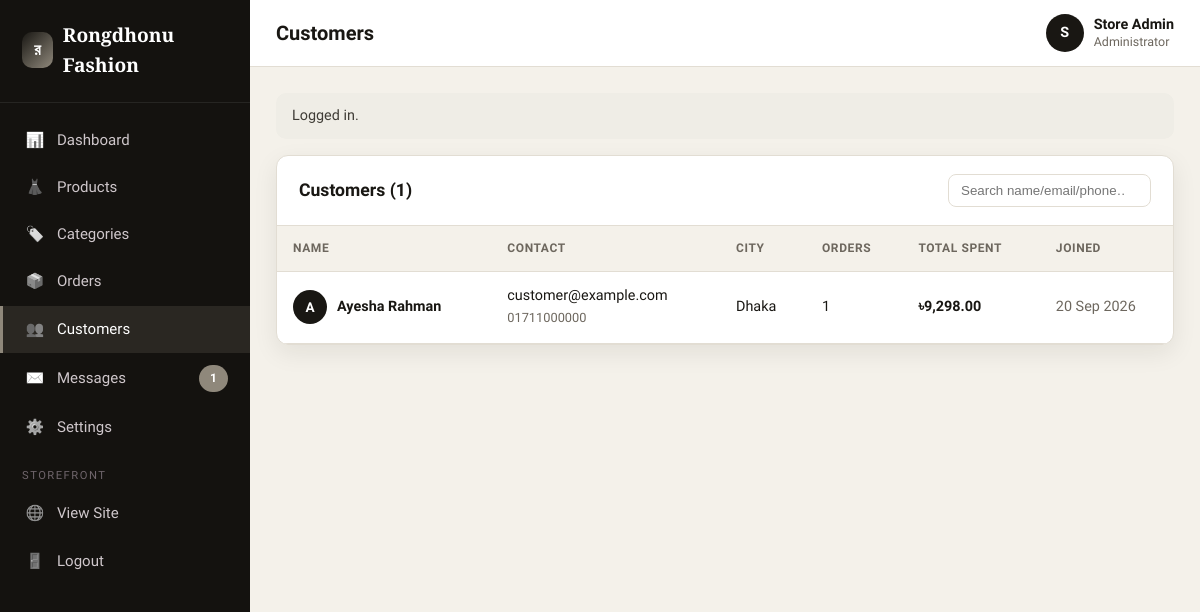
The page /admin/customers.php (signed in) on the database its author committed.
### tables this page shows
CREATE TABLE customers (
  id INT AUTO_INCREMENT PRIMARY KEY,
  name VARCHAR(120) NOT NULL,
  email VARCHAR(160) NOT NULL UNIQUE,
  phone VARCHAR(30) DEFAULT NULL,
  address VARCHAR(255) DEFAULT NULL,
  city VARCHAR(80) DEFAULT NULL,
  password_hash VARCHAR(255) NOT NULL,
  created_at TIMESTAMP DEFAULT CURRENT_TIMESTAMP
);

### config/db.php (called while the page is built, shortened)
<?php
function db(): PDO
{
    static $pdo = null;
    if ($pdo instanceof PDO) {
        return $pdo;
    }
    $dsn = sprintf('mysql:host=%s;dbname=%s;charset=%s', DB_HOST, DB_NAME, DB_CHARSET);
    $options = [
        PDO::ATTR_ERRMODE            => PDO::ERRMODE_EXCEPTION,
        PDO::ATTR_DEFAULT_FETCH_MODE => PDO::FETCH_ASSOC,
        PDO::ATTR_EMULATE_PREPARES   => false,
    ];
    try {
        $pdo = new PDO($dsn, DB_USER, DB_PASS, $options);
    } catch (PDOException $e) {
        http_response_code(500);
        exit('Database connection failed: ' . htmlspecialchars($e->getMessage())
            . ' — Make sure MySQL is running and you imported database/schema.sql.');
    }
    return $pdo;
}

### admin/customers.php (the view, shortened to what this page needs)
<?php
$activeKey = 'customers';
$adminTitle = 'Customers';
require_once __DIR__ . '/includes/header.php';
$q = trim($_GET['q'] ?? '');
$where=''; $params=[];
$stmt = db()->prepare("SELECT c.*, (SELECT COUNT(*) FROM orders o WHERE o.customer_id=c.id) AS orders,
  (SELECT COALESCE(SUM(total),0) FROM orders o WHERE o.customer_id=c.id AND o.status<>'cancelled') AS spent
  FROM customers c $where ORDER BY c.created_at DESC");
$stmt->execute($params);
$customers = $stmt->fetchAll();
?>
<div class="panel">
  <div class="panel-head">
    <h2>Customers (<?= count($customers) ?>)</h2>
    <form method="get"><input type="search" name="q" value="<?= e($q) ?>" placeholder="Search name/email/phone…" style="padding:8px 12px;border:1px solid var(--line);border-radius:8px"></form>
  </div>
  <div style="overflow-x:auto">
  <table class="data">
    <thead><tr><th>Name</th><th>Contact</th><th>City</th><th>Orders</th><th>Total Spent</th><th>Joined</th></tr></thead>
    <tbody>
    <?php foreach ($customers as $c): ?>
      <tr>
        <td data-label="Name"><div style="display:flex;align-items:center;gap:10px"><span class="avatar" style="width:34px;height:34px;font-size:.85rem"><?= e(strtoupper(substr($c['name'],0,1))) ?></span><strong><?= e($c['name']) ?></strong></div></td>
        <td data-label="Contact"><?= e($c['email']) ?><br><span class="muted" style="font-size:.8rem"><?= e($c['phone']) ?></span></td>
        <td data-label="City"><?= e($c['city'] ?? '—') ?></td>
        <td data-label="Orders"><?= (int)$c['orders'] ?></td>
        <td data-label="Total Spent"><strong><?= price($c['spent']) ?></strong></td>
        <td data-label="Joined" class="muted nowrap"><?= e(date('d M Y', strtotime($c['created_at']))) ?></td>
      </tr>
    <?php endforeach; ?>
    </tbody>
  </table>
  </div>
</div>
<?php require_once __DIR__ . '/includes/footer.php'; ?>

### admin/includes/header.php (shortened to what this page needs)
<?php
require_once __DIR__ . '/../../config/db.php';
require_admin();
$admin = current_admin();
$activeKey = $activeKey ?? '';
$adminTitle = $adminTitle ?? 'Dashboard';
$navItems = [
    ['key'=>'dashboard','label'=>'Dashboard','icon'=>'📊','url'=>'index.php'],
    ['key'=>'products','label'=>'Products','icon'=>'👗','url'=>'products.php'],
    ['key'=>'categories','label'=>'Categories','icon'=>'🏷️','url'=>'categories.php'],
    ['key'=>'orders','label'=>'Orders','icon'=>'📦','url'=>'orders.php'],
    ['key'=>'customers','label'=>'Customers','icon'=>'👥','url'=>'customers.php'],
    ['key'=>'messages','label'=>'Messages','icon'=>'✉️','url'=>'messages.php'],
    ['key'=>'settings','label'=>'Settings','icon'=>'⚙️','url'=>'settings.php'],
];
$unread = (int)db()->query('SELECT COUNT(*) FROM contact_messages WHERE is_read=0')->fetchColumn();
?>
<!DOCTYPE html>
<html lang="en">
<head>
<link rel="stylesheet" href="<?= BASE_URL ?>/assets/css/admin.css">
</head>
<body>
<div class="admin-layout">
  <aside class="sidebar" id="sidebar">
    <div class="brand"><span class="logo">র</span> <?= e(SITE_NAME) ?></div>
    <nav class="side-nav">
      <?php foreach ($navItems as $n): ?>
        <a href="<?= BASE_URL ?>/admin/<?= $n['url'] ?>" class="<?= $activeKey===$n['key']?'active':'' ?>">
          <span class="ico"><?= $n['icon'] ?></span> <?= $n['label'] ?>
          <?php if ($n['key']==='messages' && $unread>0): ?><span class="pill pill-cancelled" style="margin-left:auto"><?= $unread ?></span><?php endif; ?>
        </a>
      <?php endforeach; ?>
      <div class="side-label">Storefront</div>
      <a href="<?= BASE_URL ?>/index.php" target="_blank"><span class="ico">🌐</span> View Site</a>
      <a href="<?= BASE_URL ?>/admin/logout.php"><span class="ico">🚪</span> Logout</a>
    </nav>
  </aside>
  <div class="main">
    <div class="topnav">
      <div style="display:flex;align-items:center;gap:14px">
        <h1><?= e($adminTitle) ?></h1>
      </div>
      <div class="user">
        <div class="avatar"><?= e(strtoupper(substr($admin['name'],0,1))) ?></div>
        <div style="line-height:1.2"><strong><?= e($admin['name']) ?></strong><br><span class="muted" style="font-size:.78rem">Administrator</span></div>
      </div>
    </div>
    <div class="content">
    <?php $flash = flash_render(); if ($flash) echo $flash; ?>

### assets/css/admin.css (style rules this page uses)
:root { --crimson:#191713;--crimson-dark:#000000;--gold:#8f887b;--ink:#191713; --muted:#6d675e;--line:#e2ddd3;--soft:#f4f1ea;--sidebar:#14120f;--radius:12px; --shadow:0 8px 24px rgba(25,23,19,.08); }
* { box-sizing:border-box;margin:0;padding:0 }
body { font-family:'Hind Siliguri','Segoe UI',system-ui,Arial,sans-serif;background:var(--soft);color:var(--ink);line-height:1.55 }
a { text-decoration:none;color:inherit }
h1,h2,h3,h4 { line-height:1.25 }
.admin-layout { display:grid;grid-template-columns:250px 1fr;min-height:100vh }
.sidebar { background:var(--sidebar);color:#cfc7cb;padding:20px 0;position:sticky;top:0;height:100vh;overflow-y:auto }
.sidebar .brand { display:flex;align-items:center;gap:10px;padding:0 22px 22px;color:#fff;font-family:'Playfair Display',Georgia,serif;font-size:1.2rem;font-weight:700;border-bottom:1px solid rgba(255,255,255,.08);margin-bottom:14px }
.sidebar .brand .logo { width:36px;height:36px;border-radius:10px;background:linear-gradient(135deg,var(--crimson),var(--gold));display:grid;place-items:center;font-family:'Segoe UI',sans-serif;font-size:1rem }
.side-nav a { display:flex;align-items:center;gap:12px;padding:12px 22px;font-size:.94rem;font-weight:500;border-left:3px solid transparent;transition:.15s }
.side-nav a.active { background:rgba(143,136,123,.18);color:#fff;border-left-color:var(--gold) }
.side-nav .ico { width:20px;text-align:center;filter:grayscale(1) }
.side-label { padding:16px 22px 6px;font-size:.7rem;text-transform:uppercase;letter-spacing:1.5px;color:#6f656b }
.main { display:flex;flex-direction:column;min-width:0 }
.topnav { background:#fff;border-bottom:1px solid var(--line);padding:14px 26px;display:flex;align-items:center;justify-content:space-between;gap:16px;position:sticky;top:0;z-index:20 }
.topnav h1 { font-size:1.25rem;font-family:'Hind Siliguri',sans-serif }
.topnav .user { display:flex;align-items:center;gap:10px;font-size:.9rem }
.avatar { width:38px;height:38px;border-radius:50%;background:var(--crimson);color:#fff;display:grid;place-items:center;font-weight:700 }
.content { padding:26px }
.panel { background:#fff;border:1px solid var(--line);border-radius:var(--radius);box-shadow:var(--shadow);overflow:hidden;margin-bottom:24px }
.panel-head { padding:18px 22px;border-bottom:1px solid var(--line);display:flex;align-items:center;justify-content:space-between;gap:14px;flex-wrap:wrap }
.panel-head h2 { font-size:1.1rem;font-family:'Hind Siliguri',sans-serif }
table.data { width:100%;border-collapse:collapse }
table.data th,table.data td { padding:13px 16px;text-align:left;border-bottom:1px solid var(--line);font-size:.9rem;vertical-align:middle }
table.data th { font-size:.75rem;text-transform:uppercase;letter-spacing:.6px;color:var(--muted);background:var(--soft) }
.pill { display:inline-block;padding:4px 11px;border-radius:999px;font-size:.75rem;font-weight:700;text-transform:capitalize }
.pill-cancelled { background:#8f887b;color:#fff }
.muted { color:var(--muted) }
.nowrap { white-space:nowrap }
html,body { overflow-x:hidden }

### rows shown on the page
customers: name "A", name "Ayesha Rahman", email "customer@example.com", phone "01711000000", city "Dhaka", orders "1", spent "৳9,298.00", created_at "20 Sep 2026"

### other values the page prints
SITE_NAME "Rongdhonu Fashion"
$n['icon'] "📊"
$n['label'] "Dashboard"
$n['icon'] "👗"
$n['label'] "Products"
$n['icon'] "🏷️"
$n['label'] "Categories"
$n['icon'] "📦"
$n['label'] "Orders"
$n['icon'] "👥"
$n['label'] "Customers"
$n['icon'] "✉️"
$n['label'] "Messages"
$unread "1"
$n['icon'] "⚙️"
